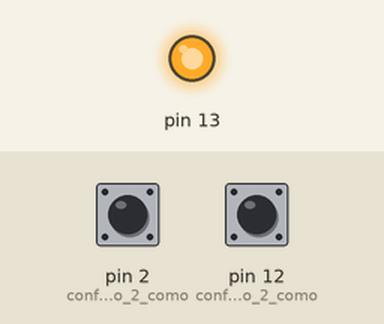
This sketch was run on a simulated Arduino Uno, built with avr-gcc and run on an emulated ATmega328P. On the bench: output pins drawn as LEDs (lit = HIGH). The inputs (shaded band) are chosen by the test bench; at power-on: pin 2 (configurar_o_pino_2_como) HIGH, pin 12 (configurar_o_pino_2_como) HIGH.

Above: at 1.2 s.
1.3 s: pin 2 (configurar_o_pino_2_como) pulled LOW for 0.15 s
At 2.6 s:
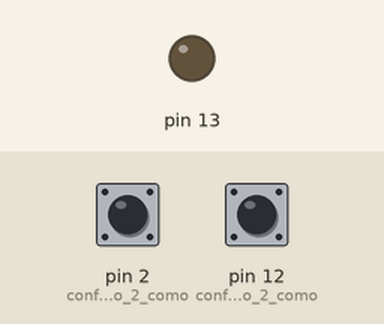
Timing chart, 0 to 4.3 s (numbered marks = the images above; inputs shaded):
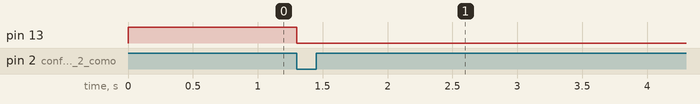

Measured:
- after the input at 1.3 s, pin 13: HIGH → LOW at once

The sketch:

simuladorparadaemergencia.ino
```cpp
/**
Operador Lógico OR
Simulador parada de emergência escada rolante
 @author Arthur Garcia Volpini
*/

// varíaveis
int botao1;  //botão 1
int botao2;  //botão 2
void setup() {
  pinMode(13, OUTPUT);
  pinMode(12, INPUT_PULLUP);  // configurar o pino 2 como entrada
  pinMode(2, INPUT_PULLUP);   // configurar o pino 2 como entrada
  Serial.begin(9600);
  digitalWrite(13, 1);
}

void loop() {
  ;
  botao1 = digitalRead(2);
  botao2 = digitalRead(12);
  if (botao1 == 0 || botao2 == 0) {
    digitalWrite(13, LOW);
  }
}
```
